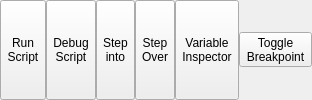
              <widget class="QWidget" name="widget_28" native="true">
               <property name="maximumSize">
                <size>
                 <width>2000</width>
                 <height>16777210</height>
                </size>
               </property>
               <layout class="QHBoxLayout" name="horizontalLayout_33">
                <property name="spacing">
                 <number>0</number>
                </property>
                <property name="leftMargin">
                 <number>0</number>
                </property>
                <property name="topMargin">
                 <number>0</number>
                </property>
                <property name="rightMargin">
                 <number>0</number>
                </property>
                <property name="bottomMargin">
                 <number>0</number>
                </property>
                <item>
                 <widget class="QToolButton" name="run_script_button">
                  <property name="sizePolicy">
                   <sizepolicy hsizetype="Preferred" vsizetype="Preferred">
                    <horstretch>0</horstretch>
                    <verstretch>0</verstretch>
                   </sizepolicy>
                  </property>
                  <property name="toolTip">
                   <string>&lt;html&gt;&lt;head/&gt;&lt;body&gt;&lt;p&gt;Undo Last Command&lt;/p&gt;&lt;/body&gt;&lt;/html&gt;</string>
                  </property>
                  <property name="text">
                   <string>Run
Script</string>
                  </property>
                  <property name="icon">
                   <iconset resource="../resources.qrc">
                    <normaloff>:/icons/icons8-play-48.png</normaloff>:/icons/icons8-play-48.png</iconset>
                  </property>
                  <property name="iconSize">
                   <size>
                    <width>40</width>
                    <height>46</height>
                   </size>
                  </property>
                  <property name="toolButtonStyle">
                   <enum>Qt::ToolButtonStyle::ToolButtonTextUnderIcon</enum>
                  </property>
                 </widget>
                </item>
                <item>
                 <widget class="QToolButton" name="debug_script_button">
                  <property name="sizePolicy">
                   <sizepolicy hsizetype="Preferred" vsizetype="Preferred">
                    <horstretch>0</horstretch>
                    <verstretch>0</verstretch>
                   </sizepolicy>
                  </property>
                  <property name="toolTip">
                   <string>&lt;html&gt;&lt;head/&gt;&lt;body&gt;&lt;p&gt;Redo Last Command&lt;/p&gt;&lt;/body&gt;&lt;/html&gt;</string>
                  </property>
                  <property name="text">
                   <string>Debug
Script</string>
                  </property>
                  <property name="icon">
                   <iconset resource="../resources.qrc">
                    <normaloff>:/icons/icons8-debug-48.png</normaloff>:/icons/icons8-debug-48.png</iconset>
                  </property>
                  <property name="iconSize">
                   <size>
                    <width>40</width>
                    <height>40</height>
                   </size>
                  </property>
                  <property name="toolButtonStyle">
                   <enum>Qt::ToolButtonStyle::ToolButtonTextUnderIcon</enum>
                  </property>
                 </widget>
                </item>
                <item>
                 <widget class="QToolButton" name="step_into_button">
                  <property name="sizePolicy">
                   <sizepolicy hsizetype="Preferred" vsizetype="Preferred">
                    <horstretch>0</horstretch>
                    <verstretch>0</verstretch>
                   </sizepolicy>
                  </property>
                  <property name="text">
                   <string>Step
into</string>
                  </property>
                  <property name="icon">
                   <iconset resource="../resources.qrc">
                    <normaloff>:/icons/icons8-step-into-48.png</normaloff>:/icons/icons8-step-into-48.png</iconset>
                  </property>
                  <property name="iconSize">
                   <size>
                    <width>40</width>
                    <height>40</height>
                   </size>
                  </property>
                  <property name="toolButtonStyle">
                   <enum>Qt::ToolButtonStyle::ToolButtonTextUnderIcon</enum>
                  </property>
                 </widget>
                </item>
                <item>
                 <widget class="QToolButton" name="step_over_button">
                  <property name="sizePolicy">
                   <sizepolicy hsizetype="Preferred" vsizetype="Preferred">
                    <horstretch>0</horstretch>
                    <verstretch>0</verstretch>
                   </sizepolicy>
                  </property>
                  <property name="text">
                   <string>Step
Over</string>
                  </property>
                  <property name="icon">
                   <iconset resource="../resources.qrc">
                    <normaloff>:/icons/icons8-step-over-48.png</normaloff>:/icons/icons8-step-over-48.png</iconset>
                  </property>
                  <property name="iconSize">
                   <size>
                    <width>40</width>
                    <height>40</height>
                   </size>
                  </property>
                  <property name="toolButtonStyle">
                   <enum>Qt::ToolButtonStyle::ToolButtonTextUnderIcon</enum>
                  </property>
                 </widget>
                </item>
                <item>
                 <widget class="QToolButton" name="variable_inspector_button">
                  <property name="sizePolicy">
                   <sizepolicy hsizetype="Preferred" vsizetype="Preferred">
                    <horstretch>0</horstretch>
                    <verstretch>0</verstretch>
                   </sizepolicy>
                  </property>
                  <property name="text">
                   <string>Variable
Inspector</string>
                  </property>
                  <property name="icon">
                   <iconset resource="../resources.qrc">
                    <normaloff>:/icons/icons8-level-48.png</normaloff>:/icons/icons8-level-48.png</iconset>
                  </property>
                  <property name="iconSize">
                   <size>
                    <width>40</width>
                    <height>40</height>
                   </size>
                  </property>
                  <property name="toolButtonStyle">
                   <enum>Qt::ToolButtonStyle::ToolButtonTextUnderIcon</enum>
                  </property>
                 </widget>
                </item>
                <item>
                 <widget class="QToolButton" name="toggle_breakpoint_button">
                  <property name="text">
                   <string>Toggle
Breakpoint</string>
                  </property>
                  <property name="icon">
                   <iconset resource="../resources.qrc">
                    <normaloff>:/icons/icons8-record-48.png</normaloff>:/icons/icons8-record-48.png</iconset>
                  </property>
                  <property name="iconSize">
                   <size>
                    <width>40</width>
                    <height>48</height>
                   </size>
                  </property>
                  <property name="toolButtonStyle">
                   <enum>Qt::ToolButtonStyle::ToolButtonTextUnderIcon</enum>
                  </property>
                 </widget>
                </item>
               </layout>
              </widget>
